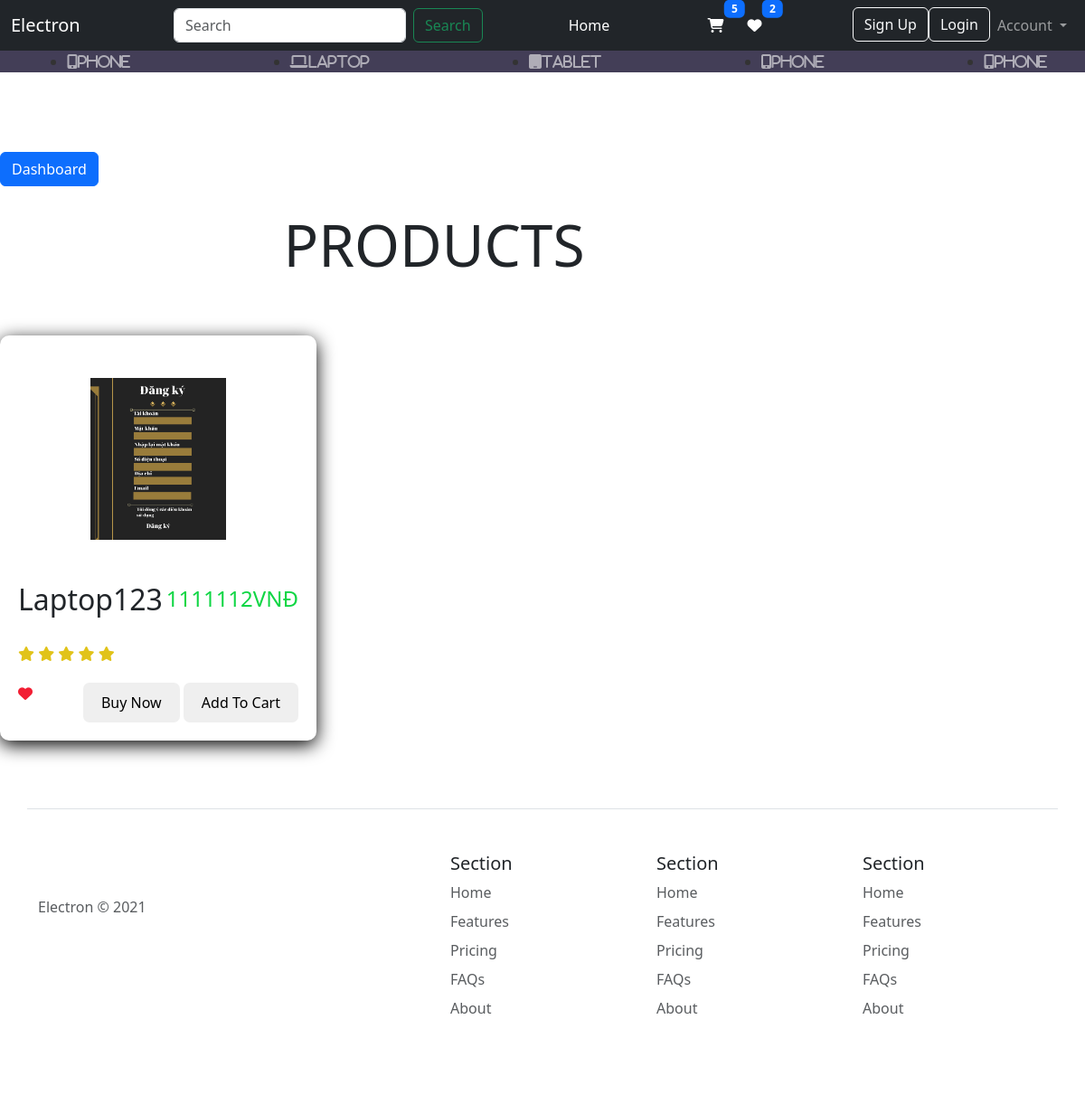
/, run on an earlier commit of the app's database.
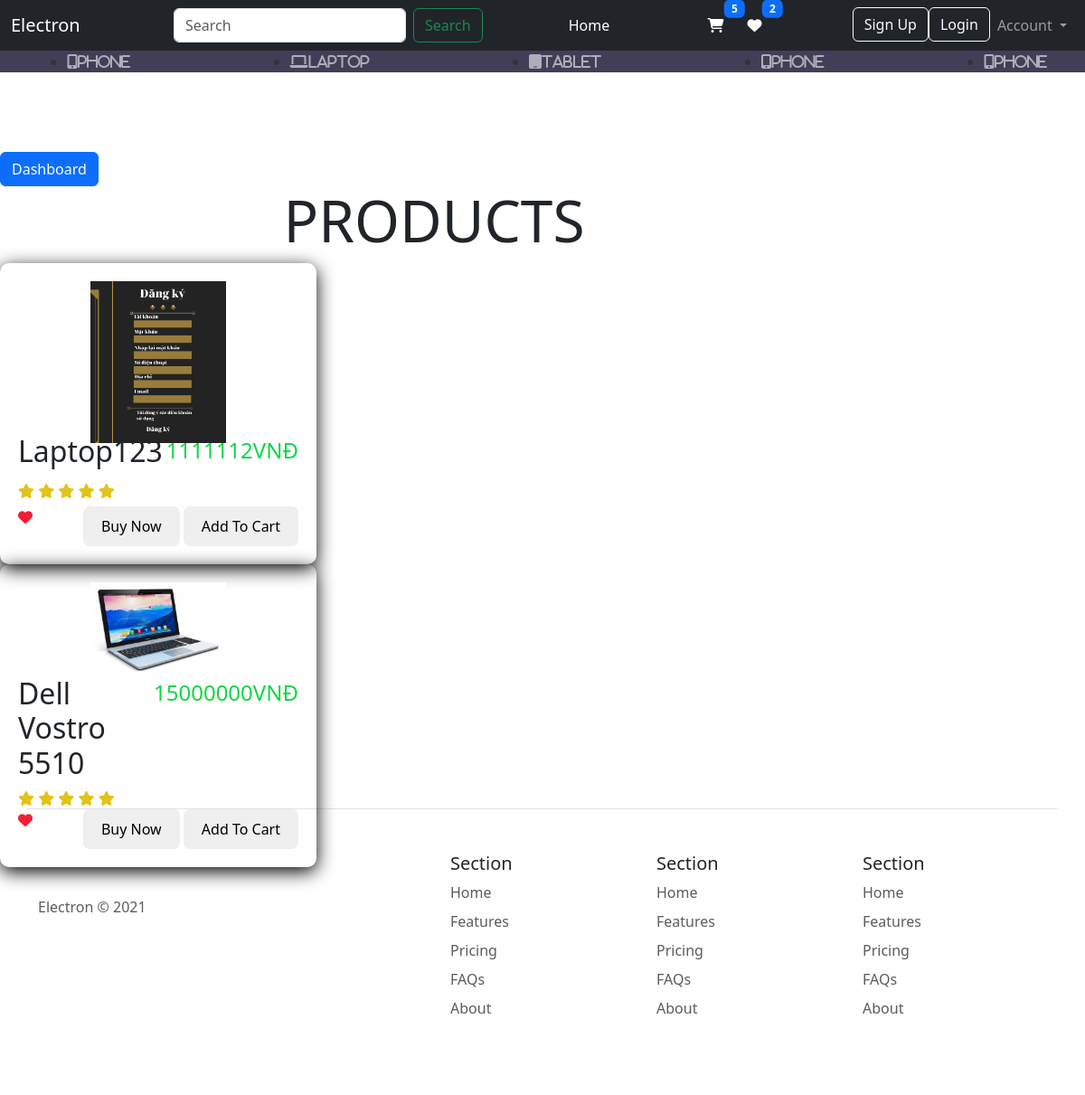
And on a later commit of the database.
### home/models.py (models this page shows, shortened)
class Product (models.Model):
    id = models.AutoField(primary_key=True)
    product_type = models.ForeignKey(ProductType, on_delete=models.CASCADE)
    image = models.ImageField(upload_to='products/')
    Name = models.CharField(max_length=100)
    price = models.IntegerField()
    stock = models.IntegerField()

### home/views.py (the view)
# urls.py: path("", views.index),
def index(request):
    if 'que' in request.GET:
        que = request.GET['que']
        products = Product.objects.filter(Name__icontains=que)
    else:
        products = Product.objects.all()
    context = {'products' : products}
    return render(request , 'home/index.html',context)

### templates/home/index.html (shortened to what this page needs)
{% extends "base/base.html" %}
{% load static %}
{%  block start %}
<a class="btn btn-primary" data-bs-toggle="offcanvas" href="#offcanvasExample" role="button" aria-controls="offcanvasExample">
    Dashboard
  </a>
<div class="product-container">
  <div class="header">
    <h1>Products</h1>
  </div>
  {% for product in products %}
    <div class="products">
        <div class="product">
            <div class="image">
                <img src="{{product.image.url}}" alt="">
            </div>
            <div class="namePrice">
                <h3>{{product.Name}}</h3>
                <span>{{product.price}}VNĐ</span>
            </div>
            <div class="stars">
                <i class="fa-solid fa-star" style="color: rgb(225, 195, 25);"></i>
                <i class="fa-solid fa-star" style="color: rgb(225, 195, 25);"></i>
                <i class="fa-solid fa-star" style="color: rgb(225, 195, 25);"></i>
                <i class="fa-solid fa-star" style="color: rgb(225, 195, 25);"></i>
                <i class="fa-solid fa-star" style="color: rgb(225, 195, 25);"></i>
            </div>
            <div class="heart">
                <i class="fa-solid fa-heart" style="color: rgb(242, 30, 51);"></i>
            </div>
            <div class="buy">
                <button>Buy Now</button>
                <button>Add To Cart</button>
            </div>
        </div>
    </div>
    {% endfor %}
</div>
{% endblock %}

### templates/base/base.html (shortened to what this page needs)
<!DOCTYPE html>
{% load static %}
<html lang="en">
<head>
	<link href="{% static 'css/bootstrap.css' %}" rel="stylesheet" type="text/css"/>
	<link rel = "stylesheet" href = "{% static 'css/custom.css' %}">
	<link href="{% static 'font/css/all.min.css' %}" rel="stylesheet" type="text/css">
</head>
<body>
    {% include 'base/navbar.html' %}
	<br>
	<br>
	<br>
</body>
</html>
{% block start %}
{% endblock %}
{% include 'base/footer.html' %}

### templates/base/navbar.html (shortened to what this page needs)
<nav class="navbar navbar-expand-lg navbar-dark bg-dark">
    <div class="container-fluid">
      <a class="navbar-brand" href="{% url 'index' %}">Electron</a>
      <div class="collapse navbar-collapse" id="navbarSupportedContent">
        <ul class="navbar-nav ms-auto mb-2 mb-lg-0">
            <form class="d-flex" role="search">
                <input class="form-control me-2" type="search" name="que" placeholder="Search" aria-label="Search">
                <button class="btn btn-outline-success" type="submit">Search</button>
            </form>
        </ul>
        <ul class="navbar-nav ms-auto mb-2 mb-lg-0">
          <li class="nav-item">
            <a class="nav-link active" aria-current="page" href="{% url 'index' %}">Home</a>
          </li>
        </ul>
        <div class = "navbar-nav ms-auto mb-2 mb-lg-0">
            <button type = "button" class = "btn position-relative">
                <i class = "fa fa-shopping-cart" style="color: white;"></i>
                <span class = "position-absolute top-0 start-100 translate-middle badge bg-primary">5</span>
            </button>
            <button type = "button" class = "btn position-relative">
                <i class = "fa fa-heart" style="color: white;"></i>
                <span class = "position-absolute top-0 start-100 translate-middle badge bg-primary">2</span>
            </button>
        </div>
        <ul class="navbar-nav ms-auto mb-2 mb-lg-0">
            <li class="nav-but">
                <a href="{% url 'register' %}" class="btn btn-outline-light">Sign Up</a>
            </li>
            <li class="nav-item">
                <a href="{% url 'login' %}" class="btn btn-outline-light">Login</a>
            </li>
            <li class="nav-item dropdown">
                <a class="nav-link dropdown-toggle" href="#" role="button" data-bs-toggle="dropdown" aria-expanded="false">
                  Account
                </a>
              </li>
        </ul>
      </div>
    </div>
  </nav>
  <section class="menu-bar">
    <div class="container">
        <div class="menu-bar-content">
            <ul>
                <li><a href=""><i class="fas fa-mobile-alt">Phone</i></a></li>
                <li><a href=""><i class="fas fa-laptop">Laptop</i></a></li>
                <li><a href=""><i class="fas fa-tablet">Tablet</i></a></li>
                <li><a href=""><i class="fas fa-mobile-alt">Phone</i></a></li>
                <li><a href=""><i class="fas fa-mobile-alt">Phone</i></a></li>
            </ul>
        </div>
    </div>
</section>

### templates/base/footer.html
<div class="container">
    <footer class="row row-cols-5 py-5 my-5 border-top">
      <div class="col">
        <a href="/" class="d-flex align-items-center mb-3 link-dark text-decoration-none">
          <svg class="bi me-2" width="40" height="32"><use xlink:href="#bootstrap"></use></svg>
        </a>
        <p class="text-muted">Electron © 2021</p>
      </div>
      <div class="col">
      </div>
      <div class="col">
        <h5>Section</h5>
        <ul class="nav flex-column">
          <li class="nav-item mb-2"><a href="#" class="nav-link p-0 text-muted">Home</a></li>
          <li class="nav-item mb-2"><a href="#" class="nav-link p-0 text-muted">Features</a></li>
          <li class="nav-item mb-2"><a href="#" class="nav-link p-0 text-muted">Pricing</a></li>
          <li class="nav-item mb-2"><a href="#" class="nav-link p-0 text-muted">FAQs</a></li>
          <li class="nav-item mb-2"><a href="#" class="nav-link p-0 text-muted">About</a></li>
        </ul>
      </div>
      <div class="col">
        <h5>Section</h5>
        <ul class="nav flex-column">
          <li class="nav-item mb-2"><a href="#" class="nav-link p-0 text-muted">Home</a></li>
          <li class="nav-item mb-2"><a href="#" class="nav-link p-0 text-muted">Features</a></li>
          <li class="nav-item mb-2"><a href="#" class="nav-link p-0 text-muted">Pricing</a></li>
          <li class="nav-item mb-2"><a href="#" class="nav-link p-0 text-muted">FAQs</a></li>
          <li class="nav-item mb-2"><a href="#" class="nav-link p-0 text-muted">About</a></li>
        </ul>
      </div>
      <div class="col">
        <h5>Section</h5>
        <ul class="nav flex-column">
          <li class="nav-item mb-2"><a href="#" class="nav-link p-0 text-muted">Home</a></li>
          <li class="nav-item mb-2"><a href="#" class="nav-link p-0 text-muted">Features</a></li>
          <li class="nav-item mb-2"><a href="#" class="nav-link p-0 text-muted">Pricing</a></li>
          <li class="nav-item mb-2"><a href="#" class="nav-link p-0 text-muted">FAQs</a></li>
          <li class="nav-item mb-2"><a href="#" class="nav-link p-0 text-muted">About</a></li>
        </ul>
      </div>
    </footer>
  </div>

### static/css/custom.css (style rules this page uses)
.product-container { width: 80vw; height: 80vh; display: flex; flex-direction: column; justify-content: space-around; }
.header { width: 100%; text-align: center; }
.header h1 { font-size: 4em; text-transform: uppercase; }
.products { width: 100%; height: 70%; display: flex; }
.product { position: relative; background-color: rgba(rgb(228, 166, 166), green, blue, alpha); width: 350px; height: 100%; box-shadow: 0 5px 20px rgb(0,0,0,3); display: flex; flex-direction: column; justify-content: space-between; padding: 20px 20px 40px; border-radius: 10px; transition: .3s; }
.image { width: 100%; height: 60%; display: grid; place-items: center; }
.image img { width: 150px; }
.namePrice { width: 100%; display: flex; justify-content: space-between; }
.namePrice h3 { font-size: 2em; text-transform: capitalize; }
.namePrice span { font-size: 1.5rem; color: rgb(15, 214, 68); }
.buy { position:absolute; bottom: 20px; right: 20px; }
.buy button { padding: 10px 20px; border-radius: 7px; border: none; background-color: rgb(rgb(187, 51, 51), green, blue); }
.heart { bottom: 20px; left: 20px; }
:root { --offcanvas-width: 270px; }
.menu-bar { background-color: #433e57; }
.menu-bar ul { display: flex; justify-content: space-between; color: #333; }
.menu-bar ul li a { color: #afadb7; }

What changed in the data, as far as the page shows it:
added Product: image (picture), Name "Dell Vostro 5510", price "15000000"
